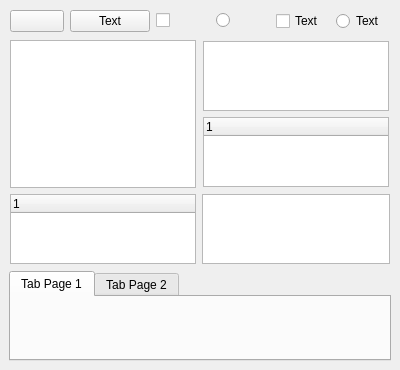
<ui version="4.0" >
 <author></author>
 <comment></comment>
 <exportmacro></exportmacro>
 <class>Advanced</class>
 <widget class="QWidget" name="Advanced" >
  <property name="objectName" >
   <string notr="true" >Advanced</string>
  </property>
  <property name="geometry" >
   <rect>
    <x>0</x>
    <y>0</y>
    <width>400</width>
    <height>300</height>
   </rect>
  </property>
  <layout class="QVBoxLayout" >
   <property name="objectName" >
    <string notr="true" />
   </property>
   <property name="margin" >
    <number>9</number>
   </property>
   <property name="spacing" >
    <number>6</number>
   </property>
   <item>
    <layout class="QHBoxLayout" >
     <property name="objectName" >
      <string notr="true" />
     </property>
     <property name="margin" >
      <number>1</number>
     </property>
     <property name="spacing" >
      <number>6</number>
     </property>
     <item>
      <widget class="QPushButton" name="pushButton" >
       <property name="objectName" >
        <string notr="true" >pushButton</string>
       </property>
       <property name="geometry" >
        <rect>
         <x>1</x>
         <y>1</y>
         <width>80</width>
         <height>23</height>
        </rect>
       </property>
       <property name="text" >
        <string/>
       </property>
      </widget>
     </item>
     <item>
      <widget class="QPushButton" name="pushButton_2" >
       <property name="objectName" >
        <string notr="true" >pushButton_2</string>
       </property>
       <property name="geometry" >
        <rect>
         <x>87</x>
         <y>1</y>
         <width>80</width>
         <height>23</height>
        </rect>
       </property>
       <property name="text" >
        <string>Text</string>
       </property>
      </widget>
     </item>
     <item>
      <widget class="QCheckBox" name="checkBox" >
       <property name="objectName" >
        <string notr="true" >checkBox</string>
       </property>
       <property name="geometry" >
        <rect>
         <x>173</x>
         <y>6</y>
         <width>23</width>
         <height>13</height>
        </rect>
       </property>
       <property name="text" >
        <string/>
       </property>
       <property name="icon" >
        <iconset/>
       </property>
      </widget>
     </item>
     <item>
      <widget class="QRadioButton" name="radioButton" >
       <property name="objectName" >
        <string notr="true" >radioButton</string>
       </property>
       <property name="geometry" >
        <rect>
         <x>202</x>
         <y>6</y>
         <width>22</width>
         <height>12</height>
        </rect>
       </property>
       <property name="text" >
        <string/>
       </property>
       <property name="icon" >
        <iconset/>
       </property>
      </widget>
     </item>
     <item>
      <widget class="QCheckBox" name="checkBox_2" >
       <property name="objectName" >
        <string notr="true" >checkBox_2</string>
       </property>
       <property name="geometry" >
        <rect>
         <x>230</x>
         <y>3</y>
         <width>44</width>
         <height>18</height>
        </rect>
       </property>
       <property name="text" >
        <string>Text</string>
       </property>
      </widget>
     </item>
     <item>
      <widget class="QRadioButton" name="radioButton_2" >
       <property name="objectName" >
        <string notr="true" >radioButton_2</string>
       </property>
       <property name="geometry" >
        <rect>
         <x>280</x>
         <y>3</y>
         <width>43</width>
         <height>18</height>
        </rect>
       </property>
       <property name="text" >
        <string>Text</string>
       </property>
      </widget>
     </item>
    </layout>
   </item>
   <item>
    <layout class="QGridLayout" >
     <property name="objectName" >
      <string notr="true" />
     </property>
     <property name="margin" >
      <number>1</number>
     </property>
     <property name="spacing" >
      <number>6</number>
     </property>
     <item row="0" column="0" >
      <widget class="QListWidget" name="listWidget" >
       <property name="objectName" >
        <string notr="true" >listWidget</string>
       </property>
       <property name="geometry" >
        <rect>
         <x>1</x>
         <y>1</y>
         <width>186</width>
         <height>91</height>
        </rect>
       </property>
      </widget>
     </item>
     <item row="1" column="1" >
      <widget class="QListWidget" name="listWidget_3" >
       <property name="objectName" >
        <string notr="true" >listWidget_3</string>
       </property>
       <property name="geometry" >
        <rect>
         <x>193</x>
         <y>96</y>
         <width>188</width>
         <height>60</height>
        </rect>
       </property>
      </widget>
     </item>
     <item row="1" column="0" >
      <widget class="QTreeWidget" name="treeWidget_2" >
       <property name="objectName" >
        <string notr="true" >treeWidget_2</string>
       </property>
       <property name="geometry" >
        <rect>
         <x>1</x>
         <y>96</y>
         <width>186</width>
         <height>60</height>
        </rect>
       </property>
      </widget>
     </item>
     <item row="0" column="1" >
      <layout class="QVBoxLayout" >
       <property name="objectName" >
        <string notr="true" />
       </property>
       <property name="margin" >
        <number>1</number>
       </property>
       <property name="spacing" >
        <number>6</number>
       </property>
       <item>
        <widget class="QListWidget" name="listWidget_2" >
         <property name="objectName" >
          <string notr="true" >listWidget_2</string>
         </property>
         <property name="geometry" >
          <rect>
           <x>1</x>
           <y>1</y>
           <width>186</width>
           <height>43</height>
          </rect>
         </property>
        </widget>
       </item>
       <item>
        <widget class="QTreeWidget" name="treeWidget" >
         <property name="objectName" >
          <string notr="true" >treeWidget</string>
         </property>
         <property name="geometry" >
          <rect>
           <x>1</x>
           <y>48</y>
           <width>186</width>
           <height>43</height>
          </rect>
         </property>
        </widget>
       </item>
      </layout>
     </item>
    </layout>
   </item>
   <item>
    <widget class="QTabWidget" name="tabWidget" >
     <property name="objectName" >
      <string notr="true" >tabWidget</string>
     </property>
     <property name="geometry" >
      <rect>
       <x>9</x>
       <y>201</y>
       <width>382</width>
       <height>90</height>
      </rect>
     </property>
     <property name="minimumSize" >
      <size>
       <width>0</width>
       <height>90</height>
      </size>
     </property>
     <property name="tabPosition" >
      <enum>QTabWidget::North</enum>
     </property>
     <property name="tabShape" >
      <enum>QTabWidget::Rounded</enum>
     </property>
     <widget class="QWidget" name="widget" >
      <property name="objectName" >
       <string notr="true" >widget</string>
      </property>
      <property name="geometry" >
       <rect>
        <x>0</x>
        <y>0</y>
        <width>380</width>
        <height>63</height>
       </rect>
      </property>
      <attribute name="title" >
       <string>Tab Page 1</string>
      </attribute>
     </widget>
     <widget class="QWidget" name="widget" >
      <property name="objectName" >
       <string notr="true" >widget</string>
      </property>
      <property name="geometry" >
       <rect>
        <x>0</x>
        <y>0</y>
        <width>459</width>
        <height>66</height>
       </rect>
      </property>
      <attribute name="title" >
       <string>Tab Page 2</string>
      </attribute>
     </widget>
    </widget>
   </item>
  </layout>
 </widget>
 <pixmapfunction></pixmapfunction>
 <connections/>
</ui>
